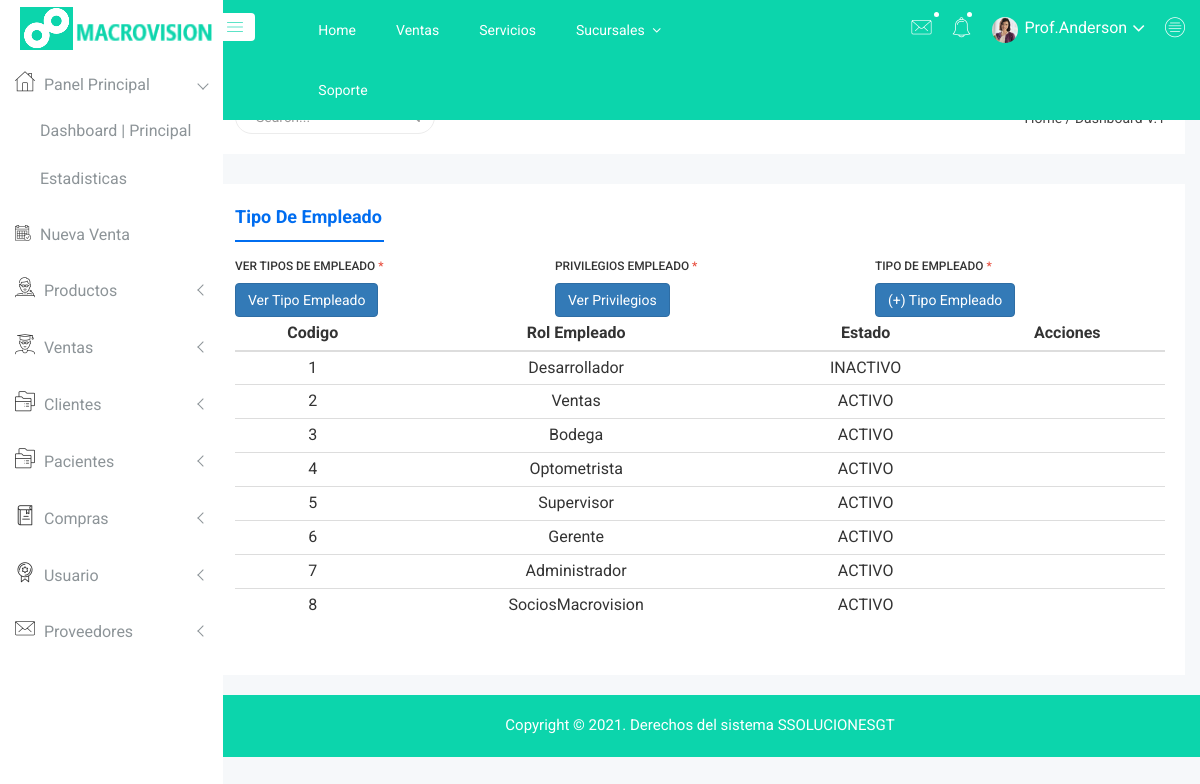
Screenshot of /3TipoEmpleado.php with the database file from the repository.
### tables this page shows
CREATE TABLE `tipoempleado` (
  `idTipoEmpleado` int(11) NOT NULL,
  `rolTipoEmpleado` varchar(45) DEFAULT NULL,
  `descripcionTipoEmpleado` varchar(75) DEFAULT NULL,
  `estadoTipoEmpleado` varchar(10) DEFAULT NULL,
  `grupoPrivilegioTipoEmpleado` varchar(10) DEFAULT NULL
);

### 3TipoEmpleado.php (the view, shortened to what this page needs)
<?php
   include('menus/menuizq.php');
   include("config/testconexion.php");
?>
<!doctype html>
<html class="no-js" lang="en">
<head>
    <link rel="stylesheet" href="css/bootstrap.min.css">
    <link rel="stylesheet" href="css/font-awesome.min.css">
    <link rel="stylesheet" href="css/owl.carousel.css">
    <link rel="stylesheet" href="css/owl.theme.css">
    <link rel="stylesheet" href="css/owl.transitions.css">
    <link rel="stylesheet" href="css/animate.css">
    <link rel="stylesheet" href="css/normalize.css">
    <link rel="stylesheet" href="css/meanmenu.min.css">
    <link rel="stylesheet" href="css/main.css">
    <link rel="stylesheet" href="css/form/all-type-forms.css">
    <link rel="stylesheet" href="css/educate-custon-icon.css">
    <link rel="stylesheet" href="css/morrisjs/morris.css">
    <link rel="stylesheet" href="css/dropzone/dropzone.css">
    <link rel="stylesheet" href="css/scrollbar/jquery.mCustomScrollbar.min.css">
    <link rel="stylesheet" href="css/metisMenu/metisMenu.min.css">
    <link rel="stylesheet" href="css/metisMenu/metisMenu-vertical.css">
    <link rel="stylesheet" href="css/calendar/fullcalendar.min.css">
    <link rel="stylesheet" href="css/calendar/fullcalendar.print.min.css">
    <link rel="stylesheet" href="style.css">
    <link rel="stylesheet" href="css/responsive.css">
    <link rel="stylesheet" href="css/modals.css">
</head>
<body>
    <div class="all-content-wrapper">
        <div class="container-fluid">
            <div class="row">
                <div class="col-lg-12 col-md-12 col-sm-12 col-xs-12">
                    <div class="logo-pro">
                        <a href="index.html"><img class="main-logo" src="img/logo/logo.png" alt="" /></a>
                    </div>
                </div>
            </div>
        </div>
        <?php
              include('menus/menusup.php');
        ?>
        <div class="single-pro-review-area mt-t-30 mg-b-15">
            <div class="container-fluid">
                <div class="row">
                    <div class="col-lg-12 col-md-12 col-sm-12 col-xs-12">
                        <div class="product-payment-inner-st">
                            <ul id="myTabedu1" class="tab-review-design">
                                <li class="active"><a href="#description">Tipo de Empleado</a></li>
                            </ul>
                            <div id="myTabContent" class="tab-content custom-product-edit">
                            <form class="form-horizontal" method="post" id="TipoEmpleado" name="TipoEmpleado">
                                  <div id="stepFormContent">
                                    <div id="verSucursales" class="active">
                                      <div class="row">
                                        <div class="col-md-4">
                                          <div class="js-form-message mb-6">
                                              <label class="h6 small d-block text-uppercase">
                                                Ver Tipos de Empleado
                                                <span class="text-danger">*</span>
                                              </label>
                                              <div class="js-focus-state input-group form">
                                              <button type="button" class="btn btn-custon-rounded-three btn-primary" name="vertipoEmpleado" id="vertipoEmpleado">Ver Tipo Empleado</button>
                                              </div>
                                          </div>
                                        </div>
                                        <div class="col-md-4">
                                          <div class="js-form-message mb-6">
                                              <label class="h6 small d-block text-uppercase">
                                                Privilegios Empleado
                                                <span class="text-danger">*</span>
                                              </label>
                                              <div class="js-focus-state input-group form">
                                              <button type="button" class="btn btn-custon-rounded-two btn-primary" name="verPrivilegios" id="verPrivilegios">Ver Privilegios</button>
                                              </div>
                                          </div>
                                        </div>
                                        <div class="col-md-4">
                                          <div class="js-form-message mb-6">
                                              <label class="h6 small d-block text-uppercase">
                                                Tipo de Empleado
                                                <span class="text-danger">*</span>
                                              </label>
                                              <div class="js-focus-state input-group form">
                                              <button type="button" class="btn btn-custon-rounded-two btn-primary" name="tipoEmpleado" id="tipoEmpleado">(+) Tipo Empleado</button>
                                              </div>
                                          </div>
                                        </div>
                                      </div>
                                        <div class="row" id="divTipoEmpleado" >
                                          <div id="myTabContent" class="col-lg-12 col-md-12 col-sm-12 col-xs-12 responsive-mode tab-content-center table-responsive-md justify-center" >
                                             <table class="table  table-condensed table-hover table-responsive-md  justify-center " id="tablaTipoEmpleado">
                                                <thead >
                                                    <tr class="bgcolor btn-facebook">
                                                        <th class="text-center">Codigo</th>
                                                        <th class="text-center">Rol Empleado</th>
                                                        <th class="text-center">Estado</th>
                                                        <th class="text-center">Acciones</th>
                                                    </tr>
                                                </thead>
                                                <tbody>
                                                  <?php
                                                  $query_select = mysqli_query($conexionbd,"SELECT *  FROM tipoempleado ");
                                                  $num_rows = mysqli_num_rows($query_select);
                                                  ?>
                                                  <?php
                                                    if ($num_rows > 0) {
                                                          while ($row = mysqli_fetch_assoc($query_select)) {
                                                      ?>
                                                              <tr>
                                                              <td class="text-center"><?php echo $row['idTipoEmpleado']?></td>
                                                              <td class="text-center"><?php echo $row['rolTipoEmpleado']?></td>
                                                              <td class="text-center"><?php echo $row['estadoTipoEmpleado']?></td>
                                                              <td class="text-center"> </td>
                                                              </tr>
                                                      <?php }
                                                      }else{
                                                          echo "notData";
                                                      }
                                                    ?>
                                                </tbody>
                                              </table>
                                            </div>
                                        </div>
                                   </div>
                                </div>
                            </form>
                            </div>
                        </div>
                    </div>
                </div>
            </div>
        </div>
       <?php
        include('menus/footer.php');
       ?>
    </div>
    <link rel="stylesheet" type="text/css" href="https://cdn.datatables.net/v/bs4/dt-1.10.22/datatables.min.css"/>
</body>
</html>

### rows the page displays
tipoempleado: idTipoEmpleado "1", rolTipoEmpleado "Desarrollador", estadoTipoEmpleado "INACTIVO"
tipoempleado: idTipoEmpleado "2", rolTipoEmpleado "Ventas", estadoTipoEmpleado "ACTIVO"
tipoempleado: idTipoEmpleado "3", rolTipoEmpleado "Bodega", estadoTipoEmpleado "ACTIVO"
tipoempleado: idTipoEmpleado "4", rolTipoEmpleado "Optometrista", estadoTipoEmpleado "ACTIVO"
tipoempleado: idTipoEmpleado "5", rolTipoEmpleado "Supervisor", estadoTipoEmpleado "ACTIVO"
tipoempleado: idTipoEmpleado "6", rolTipoEmpleado "Gerente", estadoTipoEmpleado "ACTIVO"
tipoempleado: idTipoEmpleado "7", rolTipoEmpleado "Administrador", estadoTipoEmpleado "ACTIVO"
tipoempleado: idTipoEmpleado "8", rolTipoEmpleado "SociosMacrovision", estadoTipoEmpleado "ACTIVO"
